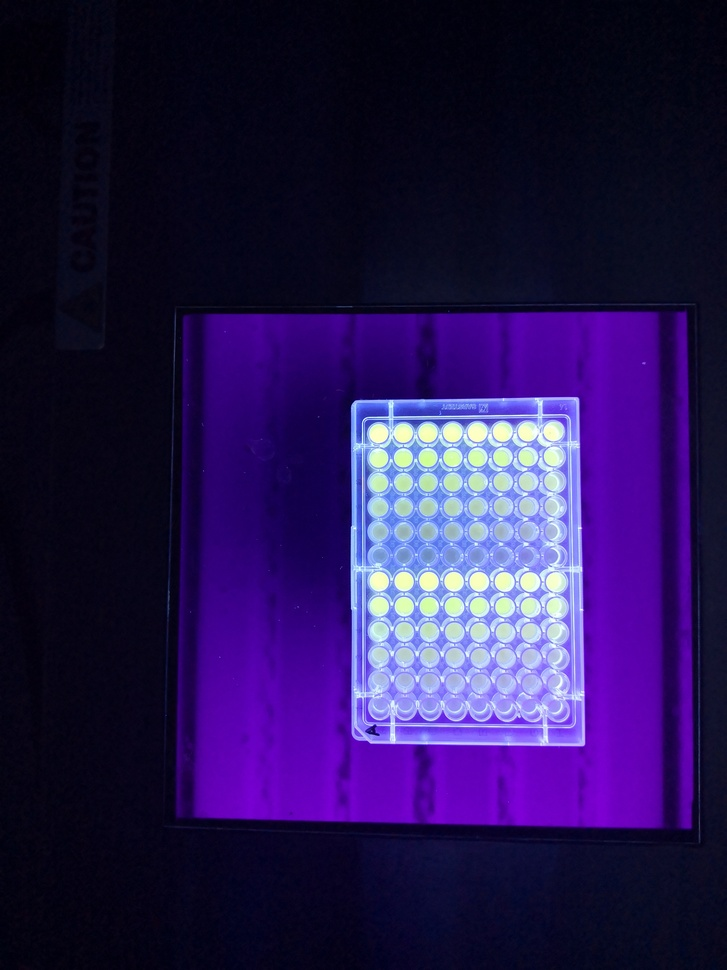
#> input picture data/raw/EXPERIMENTS/1a.jpg, 727 x 970 px, shrunk from 2976 x 3968 before the run
$ python -i _1f_crop_rotate.py   (imports and definitions only)
#> lines starting #> are read from the running program, lines starting #| are printed output that depends on the picture; after the words box and inside, x2 and y2 are one past the last pixel; in counts of white or black regions, pixels touching at a corner belong together
#> further down, picture is the input picture: shape (970, 727, 3); mean B, G, R 78.7, 23, 39.4
#!/usr/bin/env python3
# -*- coding: utf-8 -*-
"""
Created on Mon Nov  2 12:52:01 2020

@author: modal
"""
#%% import general pakage
import numpy as np
import cv2
import matplotlib.pyplot as plt


def import_rotate_gauss(img):
    #%% IMPORT THE IMAGE
    if img.shape[0]>img.shape[1]:
        img = cv2.rotate(img, cv2.ROTATE_90_CLOCKWISE)
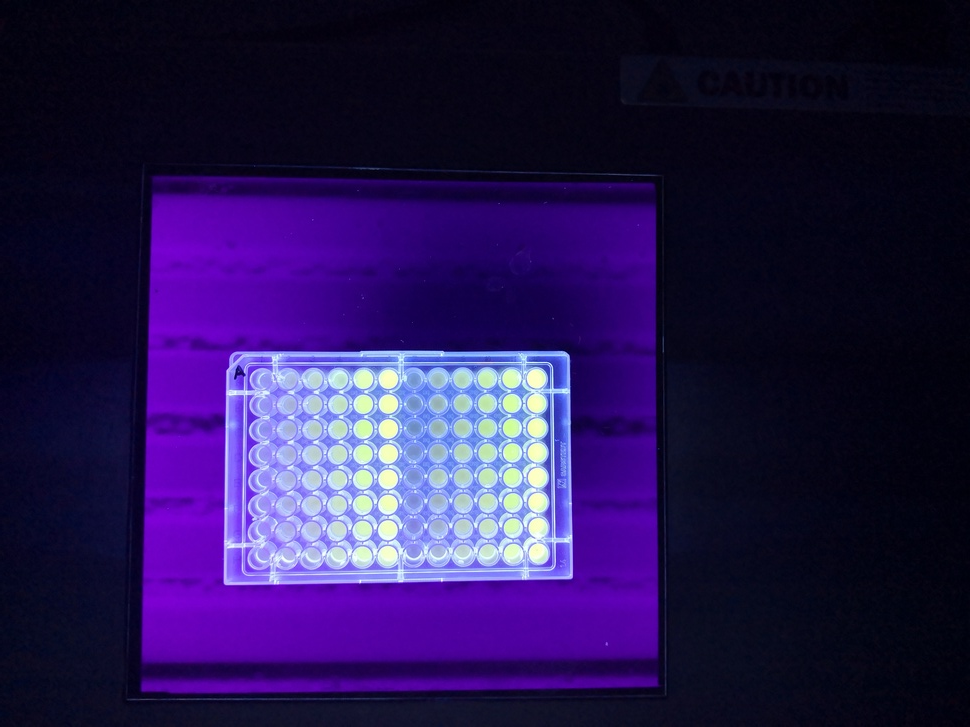
#> img: shape (727, 970, 3); mean of channels 0, 1, 2 78.7, 23, 39.4; drawn as B, G, R

    img = cv2.GaussianBlur(img, (3, 3), 0)

    return img


def gray_contours_perspective(img):

# Convert to Grayscale
    img_gray = cv2.cvtColor(img, cv2.COLOR_BGR2GRAY)
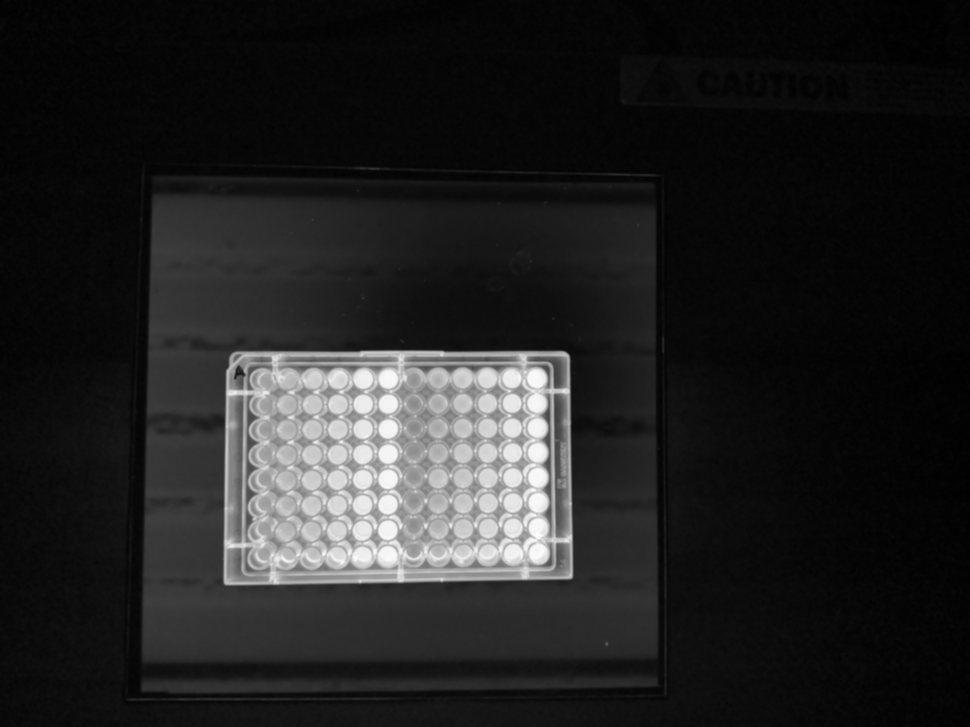
#> img_gray: shape (727, 970); min 1, max 252, mean 34.2
    # img_gray = cv2.equalizeHist(img_gray)

    clahe = cv2.createCLAHE(clipLimit=2.0, tileGridSize=(8,8))
    img_gray = clahe.apply(img_gray)
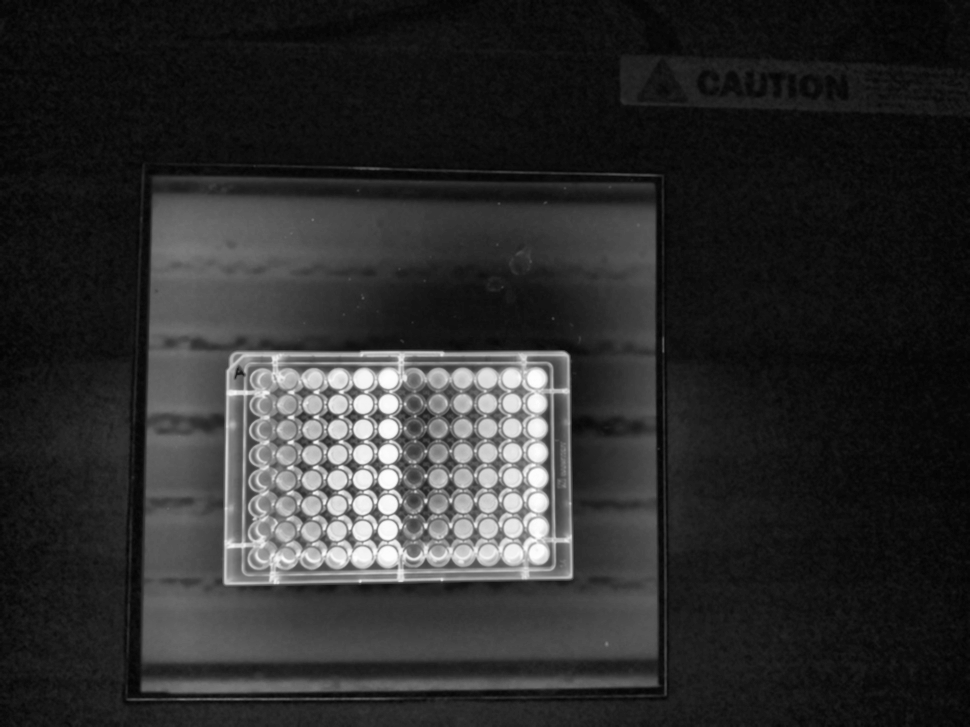
#> img_gray: shape (727, 970); min 2, max 254, mean 44.2

    # Converting image to a binary image
    _,threshold = cv2.threshold(img_gray, 100, 255,  cv2.THRESH_BINARY) #140
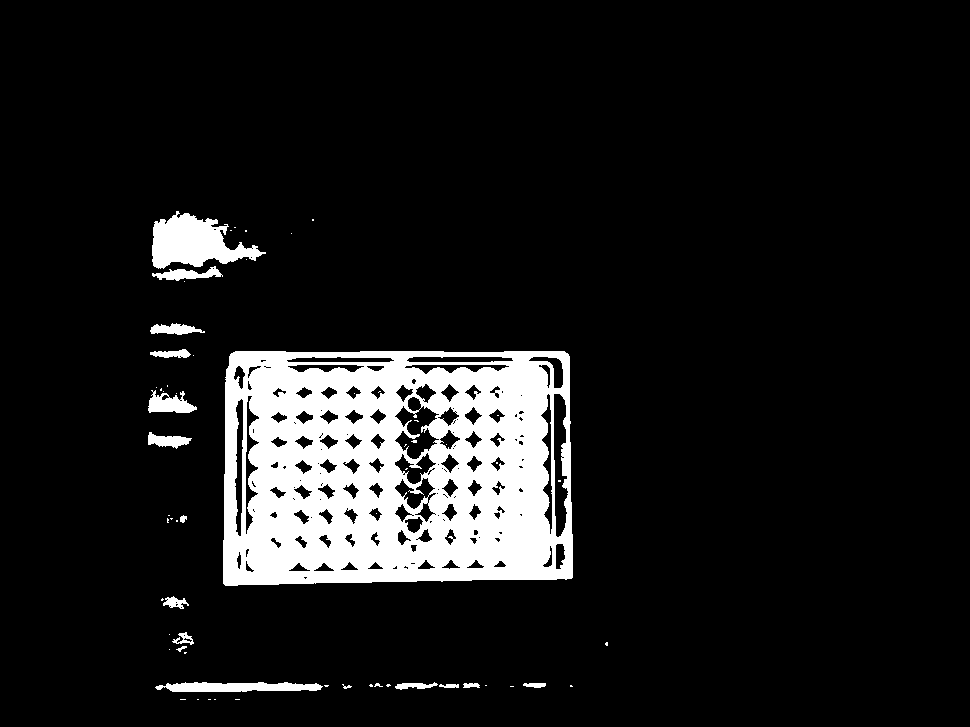
#> threshold: shape (727, 970); 10.3% white; 62 white regions (45 under 20 px)
    plt.imshow(threshold)
    plt.show()

    contours = cv2.findContours(threshold.astype('uint8'), cv2.RETR_EXTERNAL, cv2.CHAIN_APPROX_SIMPLE)
#> contours = 51 contours, 36 with area under 20; largest, box (x1, y1, x2, y2) and area: (223, 351, 573, 586) 79344, (152, 211, 266, 269) 3479, (155, 682, 323, 692) 1117, (148, 390, 197, 413) 620, (152, 266, 223, 281) 428
    contours = contours[0] if len(contours) == 2 else contours[1]

    for c in contours:
        # get the bounding rect
        area = cv2.contourArea(c);
        if  area > 0.02*(img.shape[0]*img.shape[1]):
            # print(area/(img.shape[0]*img.shape[1]))
            x, y, w, h = cv2.boundingRect(c)

            # get the min area rect
            rect = cv2.minAreaRect(c); box = cv2.boxPoints(rect)
            # convert all coordinates floating point values to int
            box = np.int0(box)
#> this loop made 51 passes
#> (area, x, y, w, h, rect, box) on pass 40: (79344.5, 223, 351, 350, 235, ((397.5, 468), (234, 349), -90), [[572, 585], [223, 585], [223, 351], [572, 351]])
#> area on passes 10, 14, 15, 17, 18, 24: 43.5, 67.5, 48.5, 148, 1117, 104
            # [9 lines of commented-out code are left out]
    width = int(rect[1][1]); height = int(rect[1][0])
#> after `width = int(rect[1][1])`: width = 349
#> after `height = int(rect[1][0])`: height = 234

    src_pts = box.astype("float32")
#> src_pts = [[572, 585], [223, 585], [223, 351], [572, 351]]

    dst_pts = np.array([[width, height],
                        [0, height],
                        [0, 0],
                        [width, 0]], dtype="float32")
#> dst_pts = [[349, 234], [0, 234], [0, 0], [349, 0]]

    # the perspective transformation matrix
    M = cv2.getPerspectiveTransform(src_pts, dst_pts)
#> M = [[1, 0, -223], [-1.99e-16, 1, -351], [0, 0, 1]]

    # directly warp the rotated rectangle to get the straightened rectangle
    warped = cv2.warpPerspective(img, M, (width, height))
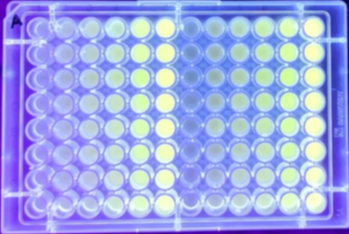
#> warped: shape (234, 349, 3); mean of channels 0, 1, 2 231.9, 168.5, 157.9; drawn as B, G, R
    if width<height:
        warped = cv2.rotate(warped, cv2.ROTATE_90_CLOCKWISE)
    return warped


def crop_rotate(img):
    img = import_rotate_gauss(img)
    #%% CROP MULTIWELL
    warped = gray_contours_perspective(img)
    return warped


#%% INIT

def clear_all():
    """Clears all the variables from the workspace of the application."""
    gl = globals().copy()
    for var in gl:
        if var[0] == '_': continue
        if 'func' in str(globals()[var]): continue
        if 'module' in str(globals()[var]): continue

        del globals()[var]


#Errori con:  a2_c  c1_b

def load_test_file():
    image_file_name = 'c1_b.jpg' #h2_a q1_b
    from well_plate_project.config import data_dir
    raw_data_dir = data_dir / 'raw'
    path = raw_data_dir / 'EXPERIMENTS'
    image_file = path /  image_file_name
    assert image_file.is_file()

    img = cv2.imread(str(image_file))
    plt.imshow(img)
    plt.show()
    return img


#%% MAIN
# [31 lines not run here, left out]

>>> import cv2
>>> picture = cv2.imread('../../data/raw/EXPERIMENTS/1a.jpg')
>>> result = crop_rotate(picture)
